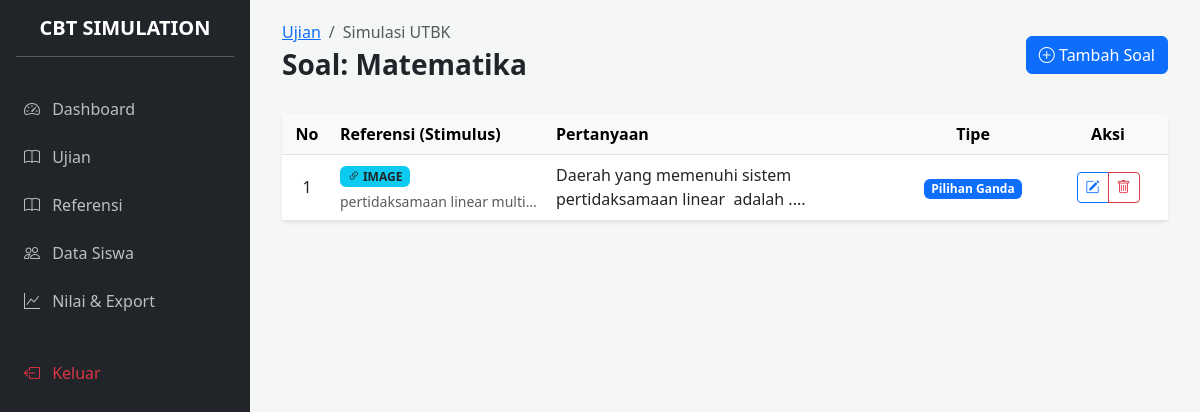
Page /admin/dashboard.php?page=questions&subject_id=7 (signed in) on the earlier database version.
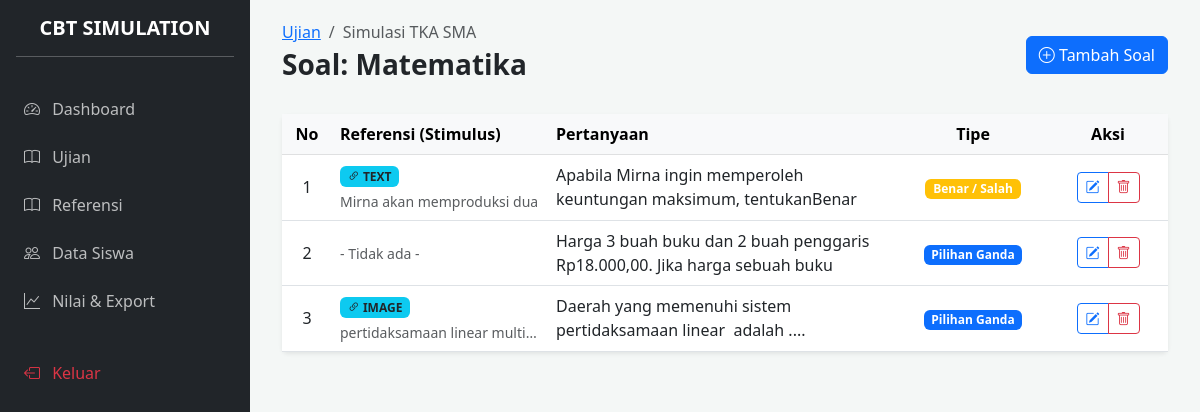
Same page on the later database version.
### tables this page shows
CREATE TABLE `subjects` (
  `id` int NOT NULL,
  `exam_id` int NOT NULL,
  `name` varchar(100) NOT NULL,
  `duration` int NOT NULL,
  `is_active` tinyint(1) DEFAULT '1',
  `created_at` timestamp NULL DEFAULT CURRENT_TIMESTAMP
);

CREATE TABLE `exams` (
  `id` int NOT NULL,
  `exam_name` varchar(255) NOT NULL,
  `start_date` datetime NOT NULL,
  `end_date` datetime NOT NULL,
  `is_active` tinyint(1) DEFAULT '1',
  `created_at` timestamp NULL DEFAULT CURRENT_TIMESTAMP
);

CREATE TABLE `questions` (
  `id` int NOT NULL,
  `subject_id` int NOT NULL,
  `reference_id` int DEFAULT NULL,
  `question_text` text NOT NULL,
  `created_at` timestamp NULL DEFAULT CURRENT_TIMESTAMP,
  `question_type` enum('pg','bs','multi') NOT NULL,
  `answer_data` json NOT NULL
);

CREATE TABLE `references` (
  `id` int NOT NULL,
  `subject_id` int NOT NULL,
  `title` varchar(255) NOT NULL,
  `type` enum('text','image') DEFAULT 'text',
  `content` text,
  `image_path` varchar(255) DEFAULT NULL,
  `created_at` timestamp NULL DEFAULT CURRENT_TIMESTAMP
);

### admin/modules/questions/index.php (the view, shortened to what the changed rows need)
<?php
require_once '../config/database.php';
$subject_id = $_GET['subject_id'] ?? null;
$stmtSub = $pdo->prepare("SELECT s.*, e.exam_name FROM subjects s JOIN exams e ON s.exam_id = e.id WHERE s.id = ?");
$stmtSub->execute([$subject_id]);
$subject = $stmtSub->fetch();
$query = "SELECT q.*, r.title as ref_title, r.type as ref_type
          FROM questions q
          LEFT JOIN `references` r ON q.reference_id = r.id
          WHERE q.subject_id = ?
          ORDER BY q.id DESC";
$stmt = $pdo->prepare($query);
$stmt->execute([$subject_id]);
$questions = $stmt->fetchAll();
?>
<div class="d-flex justify-content-between align-items-center mb-4">
    <div>
        <nav aria-label="breadcrumb">
            <ol class="breadcrumb mb-1">
                <li class="breadcrumb-item"><a href="dashboard.php?page=exams">Ujian</a></li>
                <li class="breadcrumb-item active"><?= htmlspecialchars($subject['exam_name']) ?></li>
            </ol>
        </nav>
        <h3 class="fw-bold">Soal: <?= htmlspecialchars($subject['name']) ?></h3>
    </div>
    <a href="dashboard.php?page=questions_form&subject_id=<?= $subject_id ?>" class="btn btn-primary">
        <i class="bi bi-plus-circle"></i> Tambah Soal
    </a>
</div>
<div class="card border-0 shadow-sm">
    <div class="card-body p-0">
        <div class="table-responsive">
            <table class="table table-hover mb-0 align-middle">
                <thead class="table-light">
                    <tr>
                        <th style="width: 50px;" class="text-center">No</th>
                        <th style="width: 20%;">Referensi (Stimulus)</th>
                        <th>Pertanyaan</th>
                        <th style="width: 150px;" class="text-center">Tipe</th>
                        <th style="width: 120px;" class="text-center">Aksi</th>
                    </tr>
                </thead>
                <tbody>
                    <?php if (empty($questions)): ?>
                        <tr>
                            <td colspan="5" class="text-center py-5 text-muted">
                                <i class="bi bi-clipboard-x display-4"></i>
                                <p class="mt-2">Belum ada soal untuk mata pelajaran ini.</p>
                            </td>
                        </tr>
                    <?php else: ?>
                        <?php foreach ($questions as $index => $q): ?>
                        <tr>
                            <td class="text-center"><?= $index + 1 ?></td>
                            <td>
                                <?php if ($q['reference_id']): ?>
                                    <span class="badge bg-info text-dark mb-1">
                                        <i class="bi bi-link-45deg"></i> <?= strtoupper($q['ref_type'] ?? 'REF') ?>
                                    </span>
                                    <div class="small text-muted text-truncate" style="max-width: 200px;">
                                        <?= htmlspecialchars($q['ref_title'] ?? '-') ?>
                                    </div>
                                <?php else: ?>
                                    <span class="text-muted small">- Tidak ada -</span>
                                <?php endif; ?>
                            </td>
                            <td>
                                <div class="text-truncate-2" style="max-height: 3em; overflow: hidden;">
                                    <?= strip_tags($q['question_text']) ?>
                                </div>
                            </td>
                            <td class="text-center">
                                <?php
                                $badges = [
                                    'pg' => ['bg' => 'primary', 'label' => 'Pilihan Ganda'],
                                    'bs' => ['bg' => 'warning', 'label' => 'Benar / Salah'],
                                    'multi' => ['bg' => 'purple', 'label' => 'Ceklis (Multi)'],
                                ];
                                $type = $q['question_type'];
                                $badge = $badges[$type] ?? ['bg' => 'secondary', 'label' => $type];
                                ?>
                                <span class="badge bg-<?= $badge['bg'] == 'purple' ? 'dark' : $badge['bg'] ?>">
                                    <?= $badge['label'] ?>
                                </span>
                            </td>
                            <td class="text-center">
                                <div class="btn-group">
                                    <a href="dashboard.php?page=questions_form&subject_id=<?= $subject_id ?>&id=<?= $q['id'] ?>"
                                       class="btn btn-sm btn-outline-primary" title="Edit Soal">
                                        <i class="bi bi-pencil-square"></i>
                                    </a>
                                    <a href="modules/questions/process.php?action=delete&id=<?= $q['id'] ?>"
                                       class="btn btn-sm btn-outline-danger"
                                       onclick="return confirm('Yakin ingin menghapus soal ini?')"
                                       title="Hapus Soal">
                                        <i class="bi bi-trash"></i>
                                    </a>
                                </div>
                            </td>
                        </tr>
                        <?php endforeach; ?>
                    <?php endif; ?>
                </tbody>
            </table>
        </div>
    </div>
</div>

Differences in the rows shown:
changed subjects "Matematika": exam.exam_name "Simulasi UTBK" → "Simulasi TKA SMA"
added questions: reference.type "TEXT", reference.title "Mirna akan memproduksi dua", question_text "Apabila Mirna ingin memperoleh keuntungan maksimum, tentukanBenar…", question_type "Benar / Salah"
added questions: shows "- Tidak ada -", question_text "Harga 3 buah buku dan 2 buah penggaris Rp18.000,00. Jika harga sebuah buku…", question_type "Pilihan Ganda"
